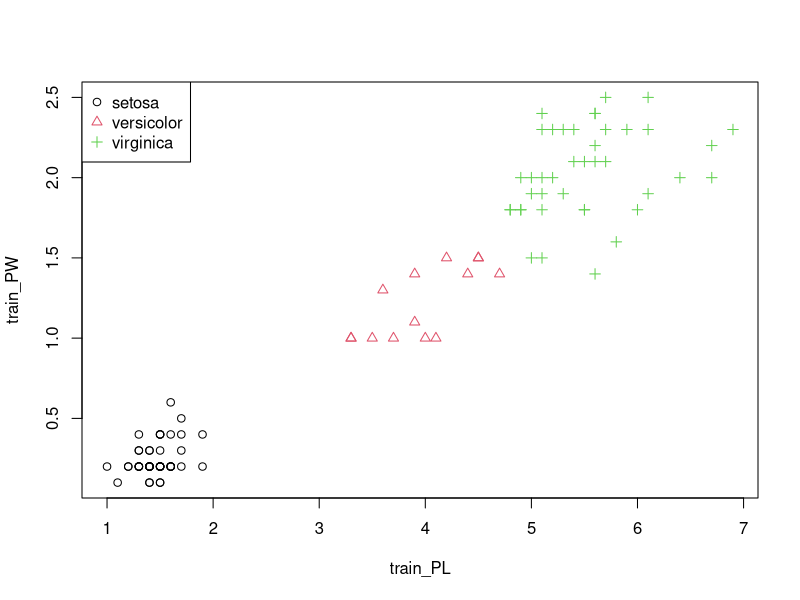
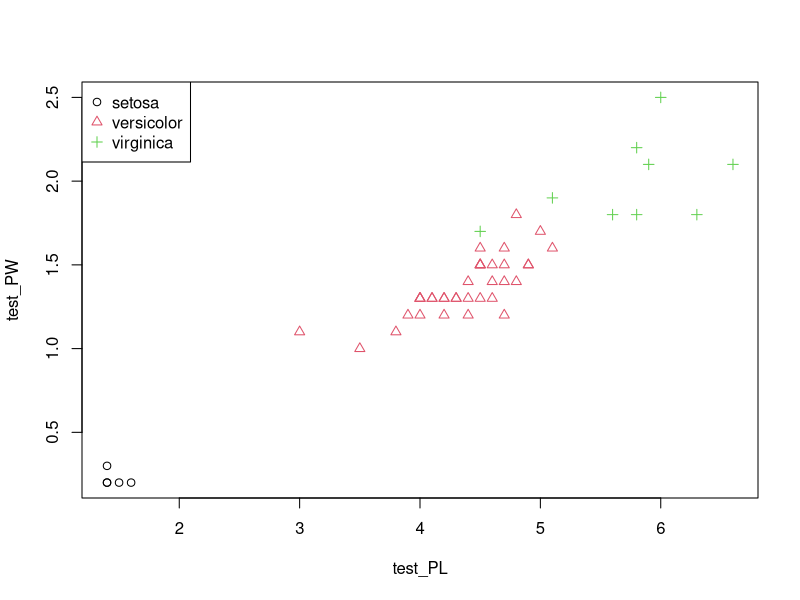

R code for these plots, in order:
## ---- chunk 1
set.seed(123)
library(class)

df <- data(iris) 

normal <-function(x) {
  (x -min(x))/(max(x)-min(x))   
}

iris_norm <- as.data.frame(lapply(iris[,c(1,2,3,4)], normal))

subset <- c(1:45, 58, 60:70, 82, 94, 110:150)
iris_train <- iris_norm[subset,] 
iris_test <- iris_norm[-subset,] 

iris_target_category <- iris[subset,5]
iris_test_category <- iris[-subset,5]

## ---- chunk 2
set.seed(123)

pr <- knn(iris_train, iris_test, iris_target_category, k = 5)
tab <- table(pr, iris_test_category)
tab

## ---- chunk 3
summary(iris_target_category)
## ---- chunk 4
train_speciesID <- as.numeric(iris[subset,]$Species)
train_PL <- iris[subset,]$Petal.Length
train_PW <- iris[subset,]$Petal.Width

plot(train_PL, train_PW, pch = train_speciesID, col = train_speciesID) 
legend("topleft", # specify the location of the legend
  levels(iris$Species),
  pch = 1:3, 
  col = 1:3 
) 
## ---- chunk 5
summary(iris_test_category)
## ---- chunk 6
test_speciesID <- as.numeric(iris[-subset,]$Species)
test_PL <- iris[-subset,]$Petal.Length
test_PW <- iris[-subset,]$Petal.Width

plot(test_PL, test_PW, pch = test_speciesID, col = test_speciesID) 
legend("topleft", 
  levels(iris$Species), 
  pch = 1:3, 
  col = 1:3 
) 
